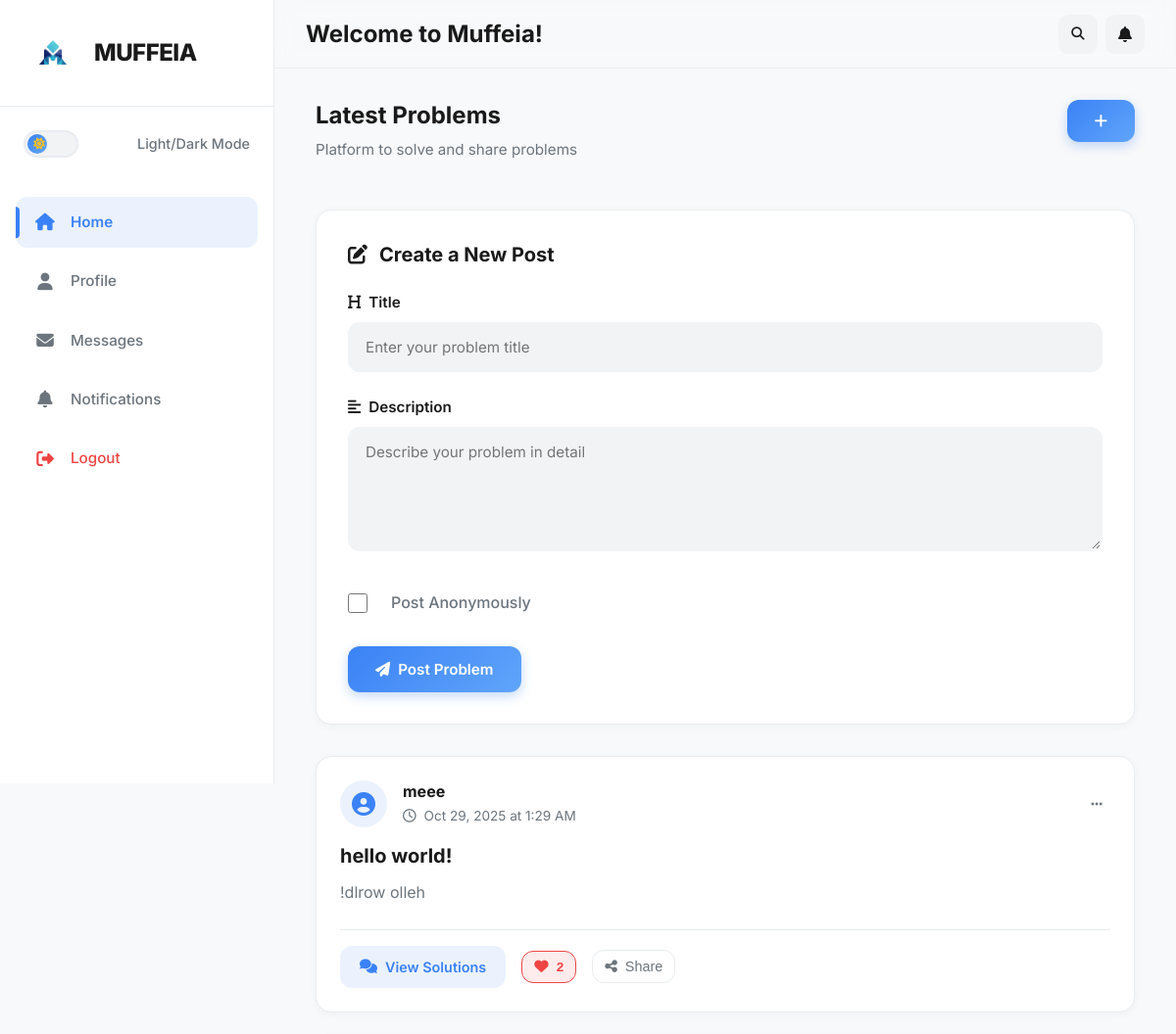
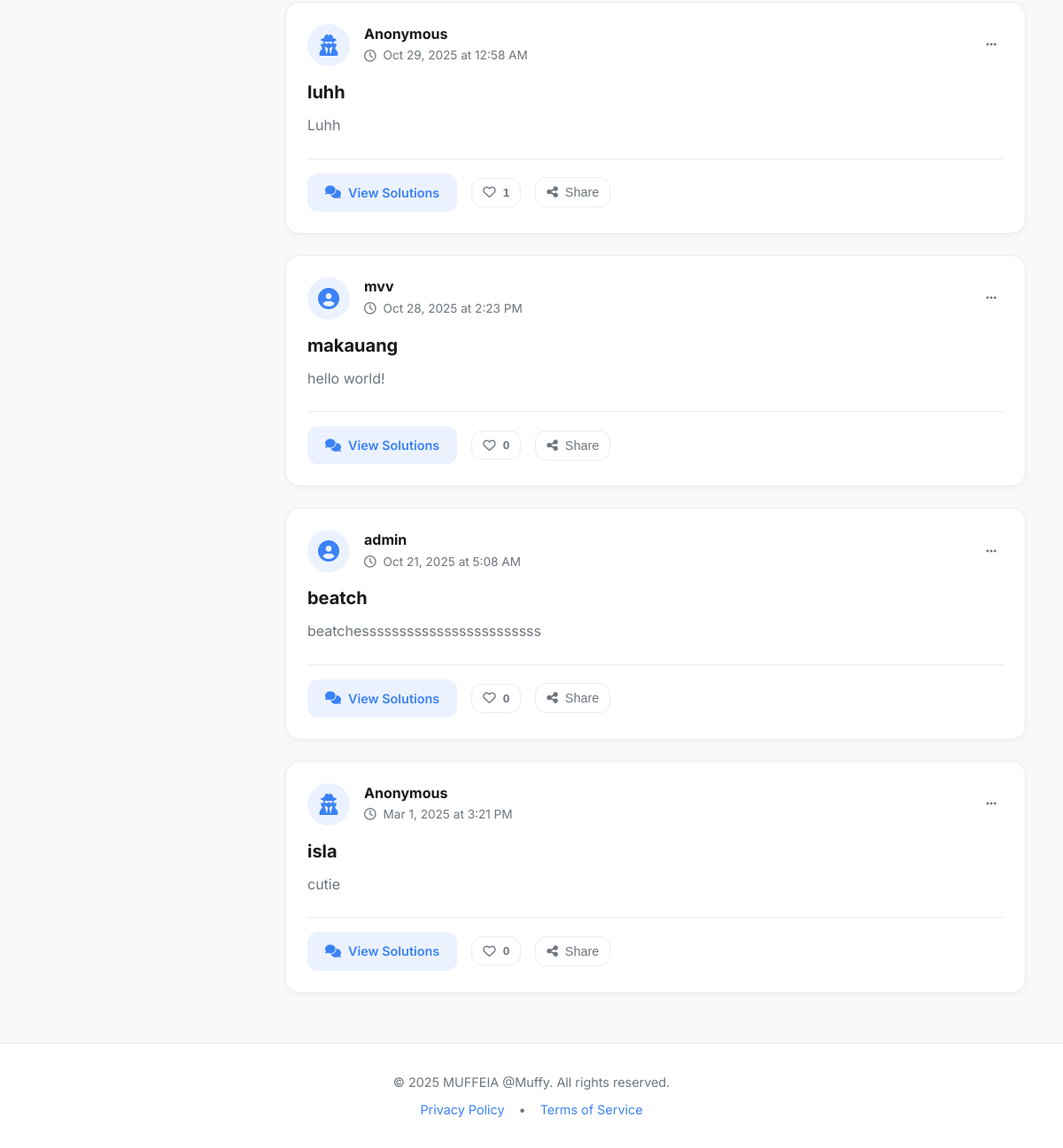
Screenshot of /index.php (signed in) with the database file from the repository (2 pictures, top to bottom).
### tables this page shows
CREATE TABLE `problems` (
  `id` int(11) NOT NULL,
  `user_id` int(11) NOT NULL,
  `title` varchar(255) NOT NULL,
  `description` text NOT NULL,
  `created_at` timestamp NOT NULL DEFAULT current_timestamp(),
  `anonymous` tinyint(1) DEFAULT 0,
  `image` varchar(255) DEFAULT NULL,
  `views_count` int(11) DEFAULT 0
);

CREATE TABLE `users` (
  `id` int(11) NOT NULL,
  `username` varchar(50) NOT NULL,
  `email` varchar(100) NOT NULL,
  `password_hash` varchar(255) NOT NULL,
  `created_at` timestamp NOT NULL DEFAULT current_timestamp(),
  `profile_pic` varchar(255) DEFAULT 'default.png',
  `csrf_token` varchar(64) NOT NULL,
  `admin_id` int(11) DEFAULT NULL,
  `role` enum('user','eia','admin') NOT NULL DEFAULT 'user'
);

### index.php (the view, shortened to what this page needs)
<?php
include 'includes/db.php';
$limit = 5;
$page = isset($_GET['page']) ? (int)$_GET['page'] : 1;
$offset = ($page - 1) * $limit;
$sql = "SELECT p.id, p.title, p.description, u.username, p.anonymous, p.created_at,
        (SELECT COUNT(*) FROM post_likes WHERE problem_id = p.id) as like_count,
        (SELECT COUNT(*) FROM post_likes WHERE problem_id = p.id AND user_id = ?) as user_liked
        FROM problems p
        JOIN users u ON p.user_id = u.id
        ORDER BY p.created_at DESC
        LIMIT $limit OFFSET $offset";
$stmt = $conn->prepare($sql);
$stmt->bind_param("i", $_SESSION['user_id']);
$stmt->execute();
$result = $stmt->get_result();
?>
<!DOCTYPE html>
<html lang="en">
<head>
<link rel="stylesheet" href="https://cdnjs.cloudflare.com/ajax/libs/font-awesome/6.4.0/css/all.min.css">
<link rel="stylesheet" href="css/modern-theme.css">
</head>
<body>
    <div class="wrapper">
        <nav class="sidebar" id="sidebar">
            <div class="sidebar-header">
                <div class="logo">
                    <img src="logo/m-blues.png" alt="MUFFEIA" class="logo-image">
                    <span>MUFFEIA</span>
                </div>
            </div>
            <div class="theme-switch-wrapper">
                <label class="theme-switch" for="theme-toggle">
                    <span class="slider">
                        <i class="fas fa-sun"></i>
                    </span>
                </label>
                <span class="theme-label">Light/Dark Mode</span>
            </div>
            <div class="nav-items">
                <a href="index.php" class="nav-item active">
                    <i class="fas fa-home"></i>
                    <span>Home</span>
                </a>
                <a href="pages/profile.php" class="nav-item">
                    <i class="fas fa-user"></i>
                    <span>Profile</span>
                </a>
                <a href="pages/message.php" class="nav-item">
                    <i class="fas fa-envelope"></i>
                    <span>Messages</span>
                </a>
                <a href="pages/notifications.php" class="nav-item">
                    <i class="fas fa-bell"></i>
                    <span>Notifications</span>
                </a>
                <a href="auth/logout.php" class="nav-item logout">
                    <i class="fas fa-sign-out-alt"></i>
                    <span>Logout</span> </a>
            </div>
        </nav>
        <div class="main-content">
            <header class="top-nav">
                <div class="top-nav-content">
                    <h1>Welcome to Muffeia!</h1>
                    <div class="user-actions">
                        <button class="icon-btn search-btn">
                            <i class="fas fa-search"></i>
                        </button>
                        <a href="pages/notifications.php" class="icon-btn notification-btn" role="button">
                            <i class="fas fa-bell"></i>
                        </a>
                    </div>
                </div>
            </header>
            <div class="content">
                <div class="content-header">
                    <div>
                        <h2>Latest Problems</h2>
                        <p class="subtitle">Platform to solve and share problems</p>
                    </div>
                    <button class="btn-primary mobile-create-btn" id="mobileCreateBtn">
                        <i class="fas fa-plus"></i>
                    </button>
                </div>
                <?php if (isset($_SESSION['user_id'])): ?>
                <div class="post-area" id="postArea">
                    <div class="post-area-header">
                        <h3><i class="fas fa-edit"></i> Create a New Post</h3>
                    </div>
                    <form action="post_problem.php" method="POST">
                        <div class="form-group">
                            <label for="title"><i class="fas fa-heading"></i> Title</label>
                            <input type="text" name="title" id="title" placeholder="Enter your problem title" required>
                        </div>
                        <div class="form-group">
                            <label for="description"><i class="fas fa-align-left"></i> Description</label>
                            <textarea name="description" id="description" rows="5" placeholder="Describe your problem in detail" required></textarea>
                        </div>
                        <label class="checkbox-container">
                            <input type="checkbox" name="anonymous" value="1">
                            Post Anonymously
                        </label>
                        <button type="submit" class="btn-submit">
                            <i class="fas fa-paper-plane"></i> Post Problem
                        </button>
                    </form>
                </div>
                <?php endif; ?>
                <div class="post-container" id="post-container">
                    <?php if ($result->num_rows > 0): ?>
                        <?php while ($row = $result->fetch_assoc()): ?>
                            <div class="post-card" data-post-id="<?php echo $row['id']; ?>">
                                <div class="post-header">
                                    <div class="post-avatar">
                                        <?php if ($row['anonymous']): ?>
                                            <i class="fas fa-user-secret"></i>
                                        <?php else: ?>
                                            <i class="fas fa-user-circle"></i>
                                        <?php endif; ?>
                                    </div>
                                    <div class="post-meta">
                                        <h4><?php echo $row['anonymous'] ? 'Anonymous' : htmlspecialchars($row['username']); ?></h4>
                                        <span class="post-time">
                                            <i class="far fa-clock"></i>
                                            <?php echo date('M j, Y \a\t g:i A', strtotime($row['created_at'])); ?>
                                        </span>
                                    </div>
                                    <button class="post-options">
                                        <i class="fas fa-ellipsis-h"></i>
                                    </button>
                                </div>
                                <div class="post-content">
                                    <h3><?php echo htmlspecialchars($row['title']); ?></h3>
                                    <p><?php echo htmlspecialchars($row['description']); ?></p>
                                </div>
                                <div class="post-actions">
                                    <a href="pages/view_problem.php?problem_id=<?php echo $row['id']; ?>" class="btn-view">
                                        <i class="fas fa-comments"></i> View Solutions
                                    </a>
                                    <button class="btn-like <?php echo $row['user_liked'] ? 'liked' : ''; ?>"
                                            data-problem-id="<?php echo $row['id']; ?>"
                                            title="Like">
                                        <i class="<?php echo $row['user_liked'] ? 'fas' : 'far'; ?> fa-heart"></i>
                                        <span class="like-count"><?php echo $row['like_count']; ?></span>
                                    </button>
                                    <button class="btn-share" data-problem-id="<?php echo $row['id']; ?>" title="Share">
                                        <i class="fas fa-share-alt"></i>
                                        <span class="share-text">Share</span>
                                    </button>
                                </div>
                            </div>
                        <?php endwhile; ?>
                    <?php endif; ?>
                </div>
            </div>
        </div>
    </div>
    <footer>
        <div class="footer-content">
            <p>&copy; <?php echo date("Y"); ?> MUFFEIA @Muffy. All rights reserved.</p>
            <div class="footer-links">
                <a href="privacy.php">Privacy Policy</a>
                <span>•</span>
                <a href="terms.php">Terms of Service</a>
            </div>
        </div>
    </footer>
</body>
</html>

### rows the page displays
problems: anonymous 0 (drawn), user.username "meee", created_at "Oct 29, 2025 at 1:29 AM", title "hello world!", description "!dlrow olleh", like_count "2"
problems: anonymous 1 (drawn), created_at "Oct 29, 2025 at 12:58 AM", title "luhh", description "Luhh", like_count "1"
problems: anonymous 0 (drawn), user.username "mvv", created_at "Oct 28, 2025 at 2:23 PM", title "makauang", description "hello world!", like_count "0"
problems: anonymous 0 (drawn), user.username "admin", created_at "Oct 21, 2025 at 5:08 AM", title "beatch", description "beatchessssssssssssssssssssssss", like_count "0"
problems: anonymous 1 (drawn), created_at "Mar 1, 2025 at 3:21 PM", title "isla", description "cutie", like_count "0"
